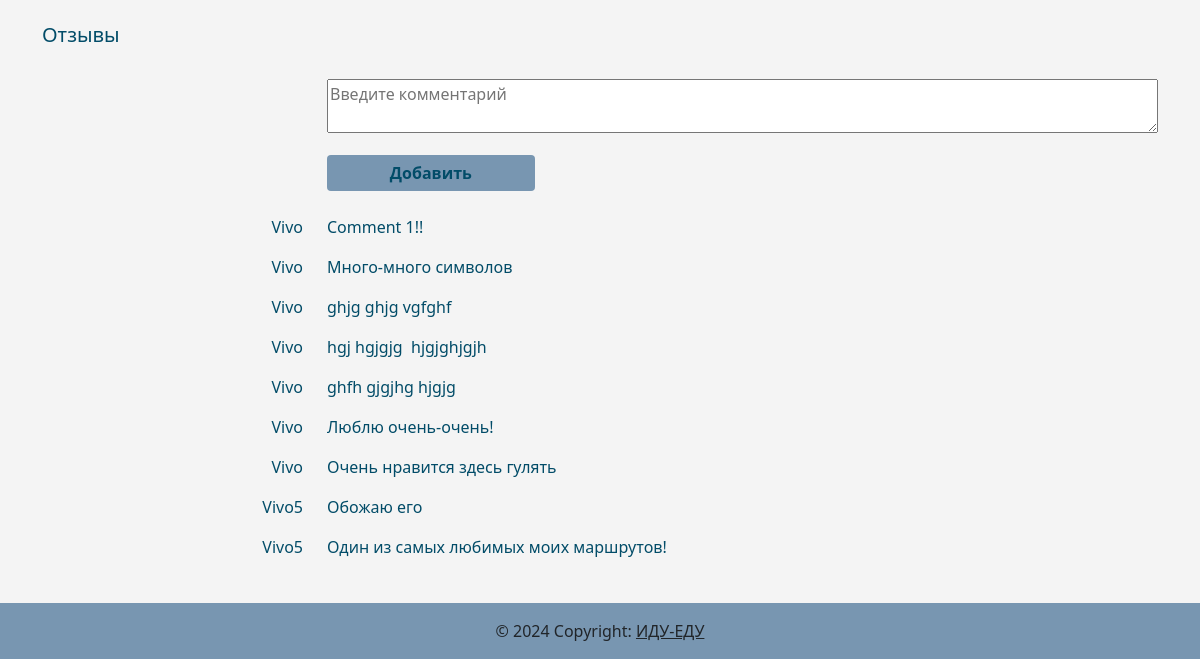
Page /trip/1 (lower part) on the earlier database version.
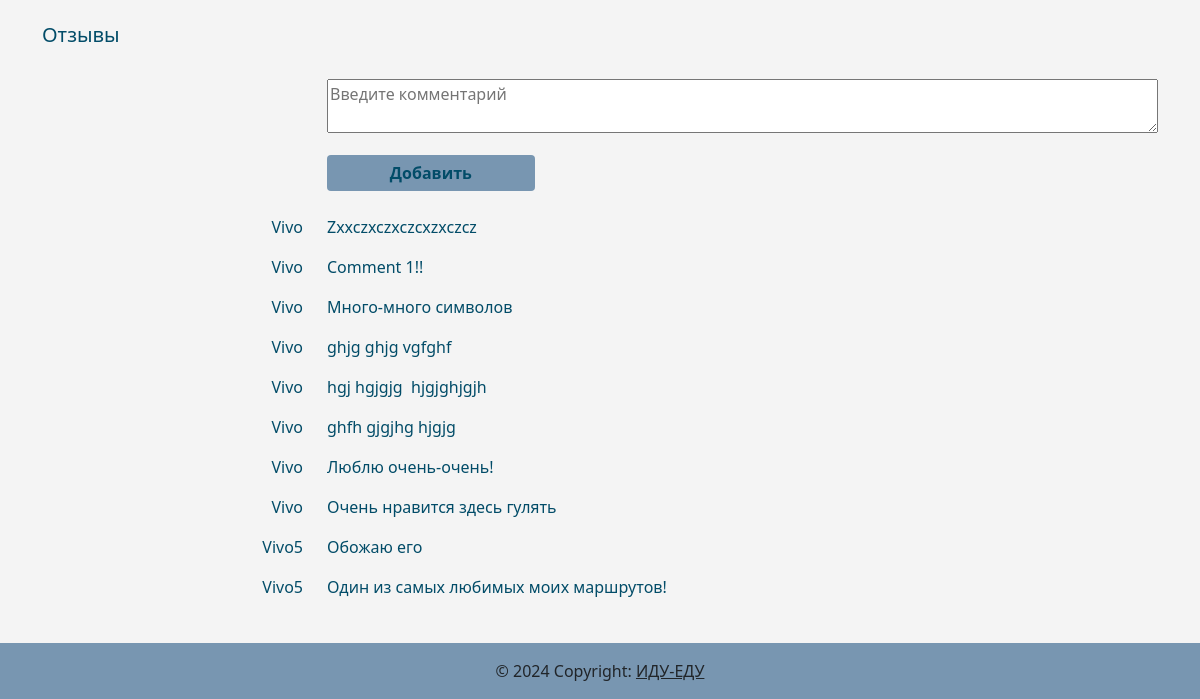
Same page on the later database version.
### models.py (models this page shows, shortened)
class Comment(Base):
    __tablename__ = 'comment'
    id = Column(Integer, primary_key=True, autoincrement=True)
    description = Column(String, nullable=True)
    trip_id = Column(Integer, ForeignKey('trips.id'))
    user_id = Column(Integer(), ForeignKey('user.id'))

class User(Base, UserMixin):
    __tablename__ = 'user'
    id = Column(Integer, primary_key=True, autoincrement=True)
    username = Column(String(100), nullable=False, unique=True)
    about_me = Column(String, nullable=True)
    email = Column(String(100), index=True,
                   unique=True, nullable=True)
    hashed_password = Column(String, nullable=True)
    comment = relationship("Comment", backref="user")

### content_pages/content_pages.py (the view, shortened to what this page needs)
@content_pages.route('/trip/<int:trip_id>', methods=['GET', 'POST'])
def trip(trip_id: int):
    form = CommentForm()
    with models.Session() as session:
        session.commit()
    trip_photos = session.query(models.Trip_photo, models.Photo).join(models.Photo).filter(models.Trip_photo.trip_id==trip_id).all()
    len_trip_photos = len(trip_photos)
    trip_description = session.query(models.Trip, models.Trip_type, models.Trip_level, models.Trip_description, models.Trip_duration, models.Photo).join(models.Trip_type).join(models.Trip_level).join(models.Trip_description).join(models.Trip_duration).join(models.Photo).filter(models.Trip.id == trip_id)
    trip_comments = session.query(models.Comment, models.User).join(models.User).filter(models.Comment.trip_id == trip_id).order_by(models.Comment.id.desc())
    return render_template('trip.html', title=trip_description[0][1].type_name, trip_description=trip_description, trip_photos=trip_photos, len_trip_photos=len_trip_photos, form=form, trip_comments=trip_comments)

### content_pages/content_forms.py
class CommentForm(FlaskForm):
  class Meta:
    locales = ['ru-RU', 'ru']
    def get_translations(self, form):
      return super(FlaskForm.Meta, self).get_translations(form)
  comment = TextAreaField('Say something', validators=[DataRequired(), Length(min=10, max=1000)], render_kw={'style': 'width: 100%', "placeholder": "Введите комментарий"})
  add_btn = SubmitField('Добавить', render_kw={'style': 'width: 25%'})
  update_btn = SubmitField('Изменить', render_kw={'style': 'width: 20%'})
  delete_btn = SubmitField('Удалить', render_kw={'style': 'width: 20%'})

### content_pages/templates/content_pages/trip.html (shortened to what this page needs)
{% extends "base.html" %}
{% block content %}
<div class="container">
    <br>
    <br>
    <br>
    <h5>Отзывы</h5>
    <br>
    <div class="row gy-1">
        <div class="col-lg-3 col-md-4 col-ms-12 text-lg-end  text-md-end text-sm-start">
        </div>
        <div class="col-lg-9 col-md-8 col-ms-12">
            <form action="" method="post" novalidate>
                <p>{{ form.comment() }}</p>
                <div>
                    {{ form.add_btn(class_="btn btn-primary") }}
                </div>
            </form>
        </div>
    </div>
    <br>
    {% for item in trip_comments %}
    <div class="row gy-1">
        <div class="col-lg-3 col-md-4 col-ms-12 text-lg-end  text-md-end text-sm-start">
            <p>{{ item[1].username }}</p>
        </div>
        <div class="col-lg-9 col-md-8 col-ms-12">
            <form action="" method="post" novalidate>
                <p style="white-space: pre-wrap">{{ item[0].description }}</p>
            </form>
        </div>
    </div>
    {% endfor %}
    <br>
</div>
{% endblock %}

Differences in the rows shown:
added Comment: username "Vivo", description "Zxxczxczxczcxzxczcz"
